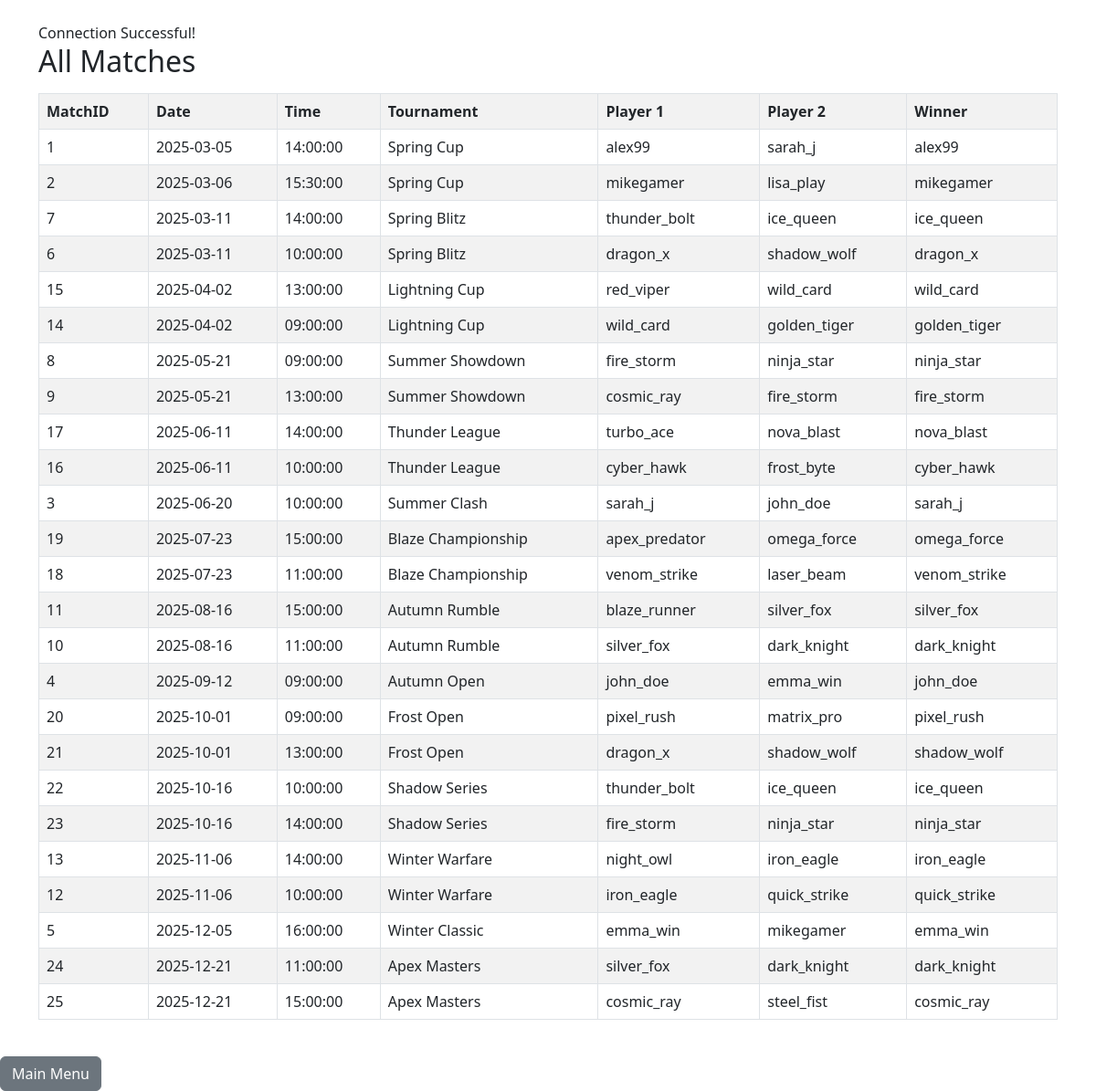
Page /queries/display_matches.php on the committed database.
### tables this page shows
CREATE TABLE Match_Contained (
    MatchID INT PRIMARY KEY,
    Match_Date DATE DEFAULT (CURRENT_DATE),
    Match_Time TIME DEFAULT (CURRENT_TIME),
    Winner_ID INT,
    TournamentID INT,  
    FOREIGN KEY (TournamentID) REFERENCES Tournament_Managed(TournamentID)
        ON DELETE CASCADE
        ON UPDATE CASCADE,
    FOREIGN KEY (Winner_ID) REFERENCES Player(PlayerID)
        ON UPDATE CASCADE
);

CREATE TABLE Tournament_Managed (
    TournamentID INT PRIMARY KEY,
    Name VARCHAR(50) UNIQUE NOT NULL,
    Difficulty INT,
    StartDate DATE,
    ManagerID INT NOT NULL,
    SupervisorID INT NOT NULL,
    FOREIGN KEY (Difficulty) REFERENCES PrizeMoney(Difficulty)
        ON DELETE SET NULL
        ON UPDATE CASCADE,
    FOREIGN KEY (SupervisorID) REFERENCES Admin(AdminID)
        ON UPDATE CASCADE,
    FOREIGN KEY (ManagerID) REFERENCES TournamentManager(ManagerID)
        ON UPDATE CASCADE
);

CREATE TABLE GameUser (
    UserID INT PRIMARY KEY,
    Username VARCHAR(40) UNIQUE NOT NULL,
    Email VARCHAR(50) UNIQUE NOT NULL,
    Password VARCHAR(40) NOT NULL
);

### queries/display_matches.php (the view, shortened to what this page needs)
<?php
$servername = "localhost";
$username   = "root";
$password   = "";
$database   = "tictactoe";
$conn = new mysqli($servername, $username, $password, $database);
if ($conn->connect_error) {
	die("Connection failed: " . $conn->connect_error);
} else {
	echo "<link rel='stylesheet' href='https://cdn.jsdelivr.net/npm/bootstrap@5.3.0/dist/css/bootstrap.min.css'>";
	echo "<div class='container mt-4'>";
	echo "Connection Successful! <br>";
}
$query = "SELECT mc.MatchID, mc.Match_Date, mc.Match_Time,
                 u1.Username AS Player1, u2.Username AS Player2,
                 u3.Username AS Winner, tm.Name AS Tournament
          FROM Match_Contained mc
          JOIN Plays_inMatch pm ON mc.MatchID = pm.MatchID
          JOIN GameUser u1 ON pm.Player1_ID = u1.UserID
          JOIN GameUser u2 ON pm.Player2_ID = u2.UserID
          LEFT JOIN GameUser u3 ON mc.Winner_ID = u3.UserID
          JOIN Tournament_Managed tm ON mc.TournamentID = tm.TournamentID
          ORDER BY mc.Match_Date";
$result = $conn->query($query);
echo "<h2>All Matches</h2>";
if ($result->num_rows > 0) {
	echo "<table class='table table-bordered table-striped mt-3'>";
	echo "<tr><th>MatchID</th><th>Date</th><th>Time</th><th>Tournament</th><th>Player 1</th><th>Player 2</th><th>Winner</th></tr>";
	while ($row = $result->fetch_assoc()) {
		echo "<tr>
			<td>" . $row["MatchID"] . "</td>
			<td>" . $row["Match_Date"] . "</td>
			<td>" . $row["Match_Time"] . "</td>
			<td>" . $row["Tournament"] . "</td>
			<td>" . $row["Player1"] . "</td>
			<td>" . $row["Player2"] . "</td>
			<td>" . ($row["Winner"] ?? "No winner yet") . "</td>
		</tr>";
	}
	echo "</table>";
} else {
	echo "No matches found.";
}
echo "</div><br><a class='btn btn-secondary' href='../index.php'>Main Menu</a>";
?>

### rows in the picture
match_contained: MatchID "1", Match_Date "2025-03-05", Match_Time "14:00:00", TournamentID.Name "Spring Cup", gameuser.Username "alex99", gameuser.Username "sarah_j"
match_contained: MatchID "2", Match_Date "2025-03-06", Match_Time "15:30:00", TournamentID.Name "Spring Cup", gameuser.Username "mikegamer", gameuser.Username "lisa_play"
match_contained: MatchID "7", Match_Date "2025-03-11", Match_Time "14:00:00", TournamentID.Name "Spring Blitz", gameuser.Username "thunder_bolt", gameuser.Username "ice_queen"
match_contained: MatchID "6", Match_Date "2025-03-11", Match_Time "10:00:00", TournamentID.Name "Spring Blitz", gameuser.Username "dragon_x", gameuser.Username "shadow_wolf"
match_contained: MatchID "15", Match_Date "2025-04-02", Match_Time "13:00:00", TournamentID.Name "Lightning Cup", gameuser.Username "red_viper", gameuser.Username "wild_card"
match_contained: MatchID "14", Match_Date "2025-04-02", Match_Time "09:00:00", TournamentID.Name "Lightning Cup", gameuser.Username "wild_card", gameuser.Username "golden_tiger"
match_contained: MatchID "8", Match_Date "2025-05-21", Match_Time "09:00:00", TournamentID.Name "Summer Showdown", gameuser.Username "fire_storm", gameuser.Username "ninja_star"
match_contained: MatchID "9", Match_Date "2025-05-21", Match_Time "13:00:00", TournamentID.Name "Summer Showdown", gameuser.Username "cosmic_ray", gameuser.Username "fire_storm"
match_contained: MatchID "17", Match_Date "2025-06-11", Match_Time "14:00:00", TournamentID.Name "Thunder League", gameuser.Username "turbo_ace", gameuser.Username "nova_blast"
match_contained: MatchID "16", Match_Date "2025-06-11", Match_Time "10:00:00", TournamentID.Name "Thunder League", gameuser.Username "cyber_hawk", gameuser.Username "frost_byte"
match_contained: MatchID "3", Match_Date "2025-06-20", Match_Time "10:00:00", TournamentID.Name "Summer Clash", gameuser.Username "sarah_j", gameuser.Username "john_doe"
match_contained: MatchID "19", Match_Date "2025-07-23", Match_Time "15:00:00", TournamentID.Name "Blaze Championship", gameuser.Username "apex_predator", gameuser.Username "omega_force"
match_contained: MatchID "18", Match_Date "2025-07-23", Match_Time "11:00:00", TournamentID.Name "Blaze Championship", gameuser.Username "venom_strike", gameuser.Username "laser_beam"
match_contained: MatchID "11", Match_Date "2025-08-16", Match_Time "15:00:00", TournamentID.Name "Autumn Rumble", gameuser.Username "blaze_runner", gameuser.Username "silver_fox"
match_contained: MatchID "10", Match_Date "2025-08-16", Match_Time "11:00:00", TournamentID.Name "Autumn Rumble", gameuser.Username "silver_fox", gameuser.Username "dark_knight"
match_contained: MatchID "4", Match_Date "2025-09-12", Match_Time "09:00:00", TournamentID.Name "Autumn Open", gameuser.Username "john_doe", gameuser.Username "emma_win"
match_contained: MatchID "20", Match_Date "2025-10-01", Match_Time "09:00:00", TournamentID.Name "Frost Open", gameuser.Username "pixel_rush", gameuser.Username "matrix_pro"
match_contained: MatchID "21", Match_Date "2025-10-01", Match_Time "13:00:00", TournamentID.Name "Frost Open", gameuser.Username "dragon_x", gameuser.Username "shadow_wolf"
match_contained: MatchID "22", Match_Date "2025-10-16", Match_Time "10:00:00", TournamentID.Name "Shadow Series", gameuser.Username "thunder_bolt", gameuser.Username "ice_queen"
match_contained: MatchID "23", Match_Date "2025-10-16", Match_Time "14:00:00", TournamentID.Name "Shadow Series", gameuser.Username "fire_storm", gameuser.Username "ninja_star"
match_contained: MatchID "13", Match_Date "2025-11-06", Match_Time "14:00:00", TournamentID.Name "Winter Warfare", gameuser.Username "night_owl", gameuser.Username "iron_eagle"
match_contained: MatchID "12", Match_Date "2025-11-06", Match_Time "10:00:00", TournamentID.Name "Winter Warfare", gameuser.Username "iron_eagle", gameuser.Username "quick_strike"
match_contained: MatchID "5", Match_Date "2025-12-05", Match_Time "16:00:00", TournamentID.Name "Winter Classic", gameuser.Username "emma_win", gameuser.Username "mikegamer"
match_contained: MatchID "24", Match_Date "2025-12-21", Match_Time "11:00:00", TournamentID.Name "Apex Masters", gameuser.Username "silver_fox", gameuser.Username "dark_knight"
match_contained: MatchID "25", Match_Date "2025-12-21", Match_Time "15:00:00", TournamentID.Name "Apex Masters", gameuser.Username "cosmic_ray", gameuser.Username "steel_fist"
